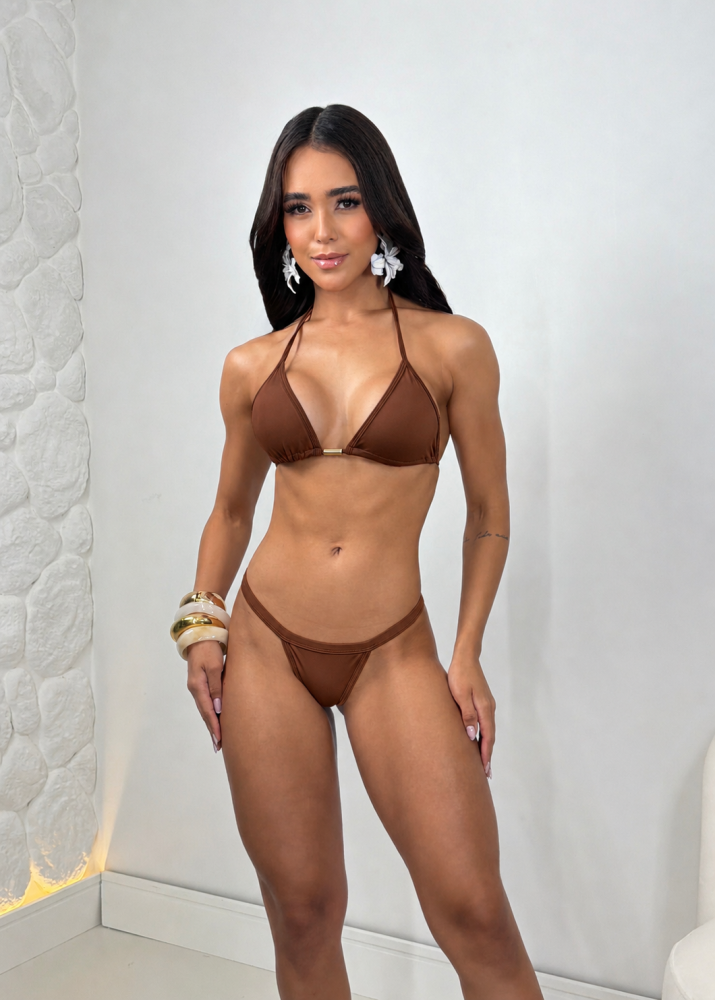
#> input picture heish-migracao/imagens/4110578_01.webp, 715 x 1000 px, given in place of 4568136_01.webp, which was not available
$ python gerar_banners.py
#> lines starting #> are read from the running program, lines starting #| are printed output that depends on the picture
"""Gera as imagens de apoio da vitrine Heish Moda Praia.

Sao o banner principal e as capas das categorias da pagina inicial. Cada imagem
e descrita de forma declarativa em BANNERS e sai das fotos originais dos
produtos: o script apenas recorta, compoe e exporta, sem retocar nem gravar
texto na imagem.

Uso:
    python3 heish-migracao/scripts/gerar_banners.py
"""

from __future__ import annotations

from dataclasses import dataclass
from pathlib import Path

from PIL import Image

RAIZ = Path(__file__).resolve().parent.parent
PASTA_FOTOS = RAIZ / "imagens"
PASTA_SAIDA = RAIZ / "banners"

COR_CALHA = (255, 255, 255)
QUALIDADE_WEBP = 90
# Capas de categoria em 4:5, a mesma proporcao das fotos da vitrine.
LARGURA_DA_CATEGORIA = 960
ALTURA_DA_CATEGORIA = 1200


@dataclass(frozen=True)
class Painel:
    """Uma foto dentro do banner.

    foco indica, de 0 a 1 em cada eixo, para onde o recorte se desloca.
    zoom maior que 1 aproxima o recorte e descarta as bordas opostas ao foco.
    """

    fonte: Path
    foco: tuple[float, float] = (0.5, 0.5)
    zoom: float = 1.0


@dataclass(frozen=True)
class Banner:
    nome: str
    largura: int
    altura: int
    paineis: tuple[Painel, ...]
    calha: int = 0


def foto(nome: str) -> Path:
    """Foto original do produto, como veio da FacilZap."""
    return PASTA_FOTOS / f"{nome}.webp"


BANNERS: tuple[Banner, ...] = (
    Banner(
        nome="heish-banner-sirena-computador",
        largura=2400,
        altura=1200,
        calha=4,
        paineis=(
            Painel(foto("4568136_01"), (0.50, 0.28)),
            Painel(foto("4568136_02"), (0.50, 0.28)),
            Painel(foto("4568136_03"), (0.50, 0.28)),
        ),
    ),
    Banner(
        nome="heish-banner-sirena-celular",
        largura=1080,
        altura=1350,
        paineis=(Painel(foto("4568136_01"), (0.50, 0.30)),),
    ),
    Banner(
        nome="heish-categoria-biquinis",
        largura=LARGURA_DA_CATEGORIA,
        altura=ALTURA_DA_CATEGORIA,
        paineis=(Painel(foto("4568066_01"), (0.50, 0.30)),),
    ),
    Banner(
        nome="heish-categoria-maios",
        largura=LARGURA_DA_CATEGORIA,
        altura=ALTURA_DA_CATEGORIA,
        paineis=(Painel(foto("4191760_01"), (0.50, 0.60), zoom=1.15),),
    ),
    Banner(
        nome="heish-categoria-saidas-de-praia",
        largura=LARGURA_DA_CATEGORIA,
        altura=ALTURA_DA_CATEGORIA,
        paineis=(Painel(foto("4567819_02"), (0.0, 0.50), zoom=1.14),),
    ),
)
#> in montar, `tela = Image.new("RGB", (banner.largura, banner.altura), COR_CALHA)`: tela: PIL image 2400x1200 RGB; every value is 255


def larguras_dos_paineis(largura_total: int, quantidade: int, calha: int) -> list[int]:
    """Divide a largura util entre os paineis, entregando a sobra aos primeiros."""
#> in montar, original is the input picture: PIL image 715x1000 RGB; mean R, G, B 190.6, 177.7, 169.5
    util = largura_total - calha * (quantidade - 1)
    base, sobra = divmod(util, quantidade)
    return [base + (1 if indice < sobra else 0) for indice in range(quantidade)]


def recortar(original: Image.Image, largura: int, altura: int, painel: Painel) -> Image.Image:
    """Recorta a foto na proporcao do painel, respeitando foco e zoom, e redimensiona."""
#> called with largura = 798, altura = 1200
    proporcao = largura / altura
    largura_original, altura_original = original.size
#> largura_original = 715; altura_original = 1000
    if largura_original / altura_original > proporcao:
        altura_recorte = altura_original / painel.zoom
#> altura_recorte = 1000
        largura_recorte = altura_recorte * proporcao
#> largura_recorte = 665
    else:
        largura_recorte = largura_original / painel.zoom
        altura_recorte = largura_recorte / proporcao
    esquerda = (largura_original - largura_recorte) * painel.foco[0]
#> esquerda = 25
    topo = (altura_original - altura_recorte) * painel.foco[1]
#> topo = 0
    caixa = (esquerda, topo, esquerda + largura_recorte, topo + altura_recorte)
#> caixa = (25, 0, 690, 1000)
    return original.resize((largura, altura), Image.Resampling.LANCZOS, box=caixa)
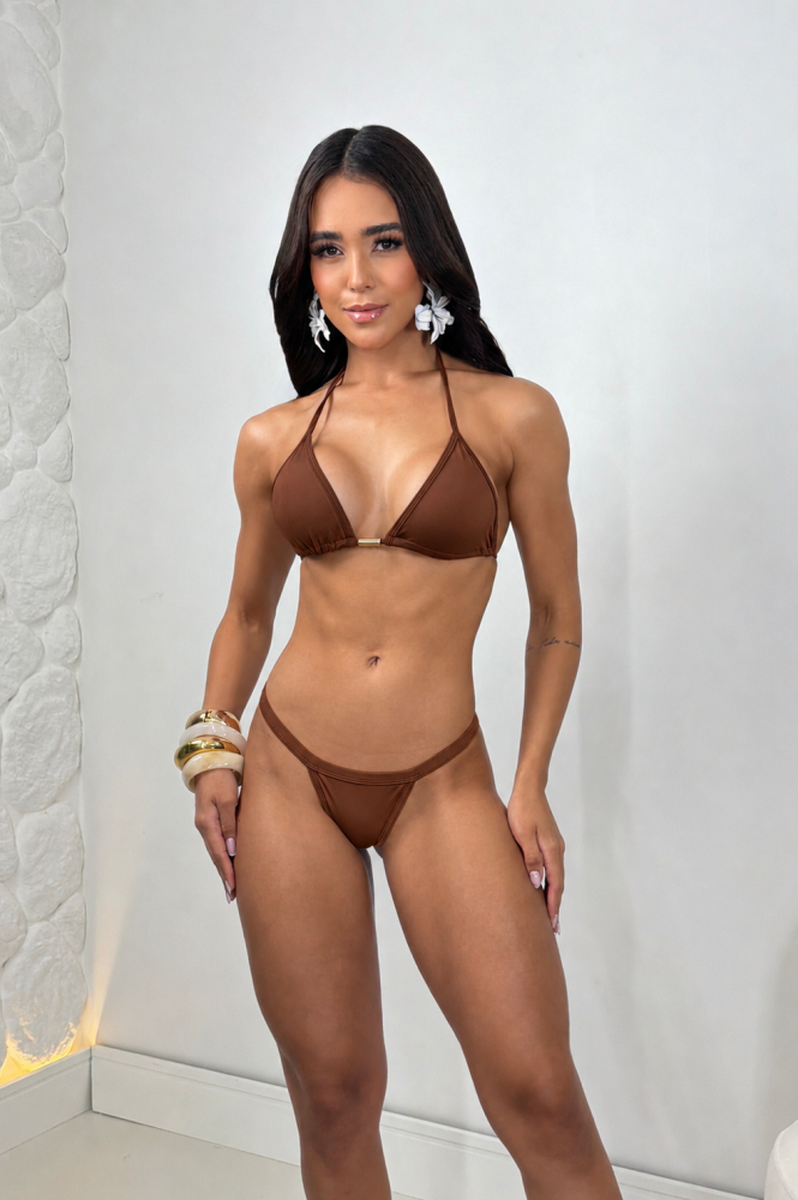
#> returned value: PIL image 798x1200 RGB; mean R, G, B 189.7, 176, 167.4


def montar(banner: Banner) -> Image.Image:
    tela = Image.new("RGB", (banner.largura, banner.altura), COR_CALHA)
    larguras = larguras_dos_paineis(banner.largura, len(banner.paineis), banner.calha)
    posicao_x = 0
    for painel, largura in zip(banner.paineis, larguras):
        with Image.open(painel.fonte) as original:
            recorte = recortar(original.convert("RGB"), largura, banner.altura, painel)
        tela.paste(recorte, (posicao_x, 0))
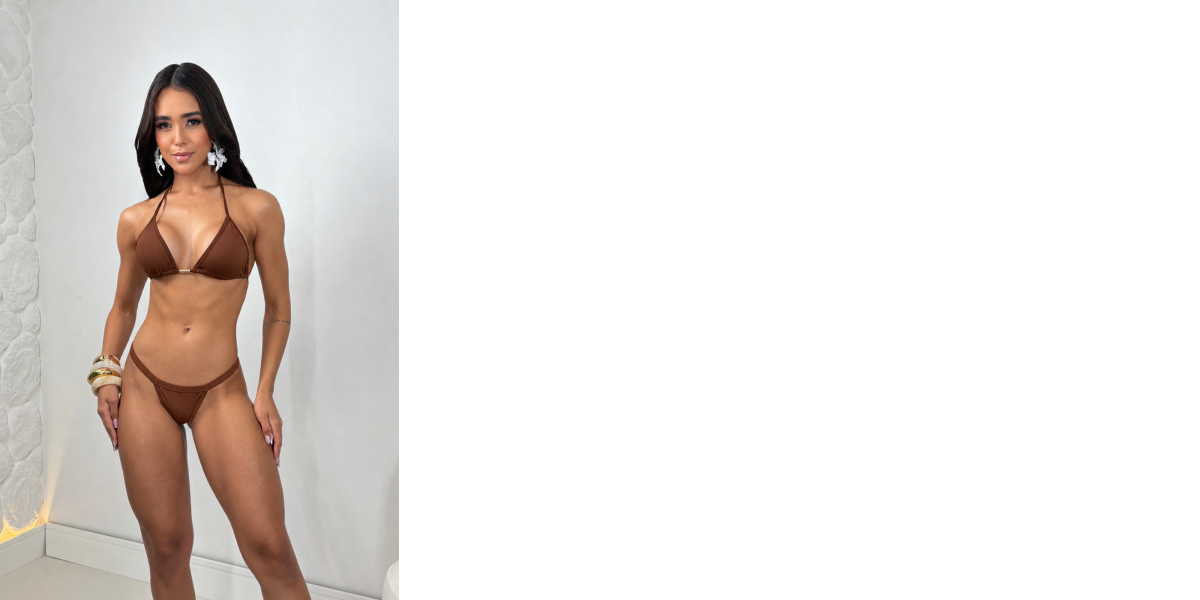
#> tela: PIL image 2400x1200 RGB (shown at 1/2 size); mean R, G, B 233.3, 228.7, 225.9
        posicao_x += largura + banner.calha
    return tela


def main() -> None:
    PASTA_SAIDA.mkdir(parents=True, exist_ok=True)
    nomes_atuais = {f"{banner.nome}.webp" for banner in BANNERS}
    for antigo in PASTA_SAIDA.glob("*.webp"):
        if antigo.name not in nomes_atuais:
            antigo.unlink()
    for banner in BANNERS:
        destino = PASTA_SAIDA / f"{banner.nome}.webp"
        montar(banner).save(destino, "WEBP", quality=QUALIDADE_WEBP, method=6)
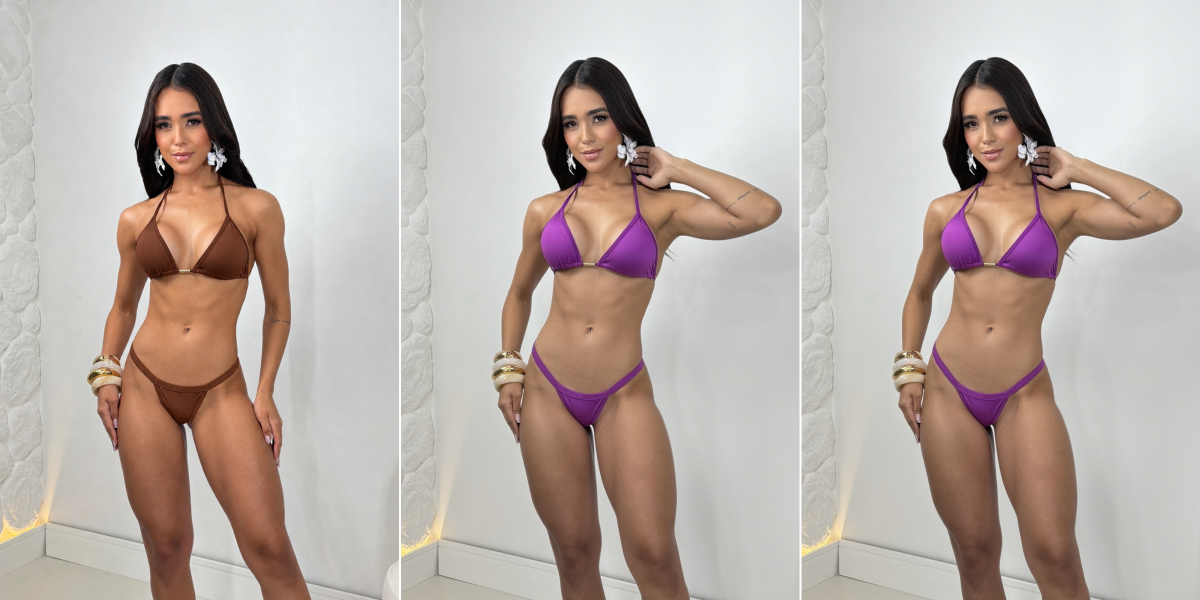
#> saved as heish-banner-sirena-computador.webp: PIL image 2400x1200 RGB (shown at 1/2 size); mean R, G, B 188.5, 176.6, 170.1
        print(f"{destino.relative_to(RAIZ)}  {banner.largura}x{banner.altura}  {destino.stat().st_size // 1024} KB")


if __name__ == "__main__":
#> (the run stopped early here; a loop or call above may not have finished)
